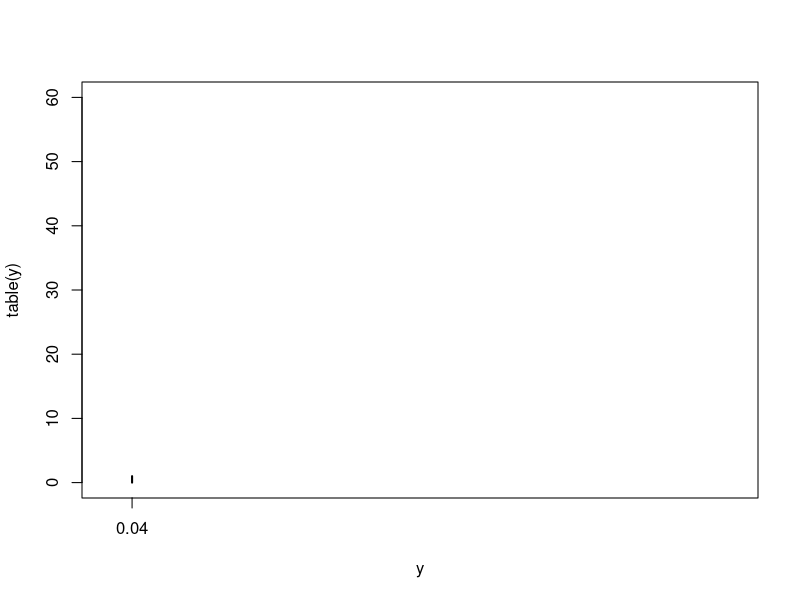
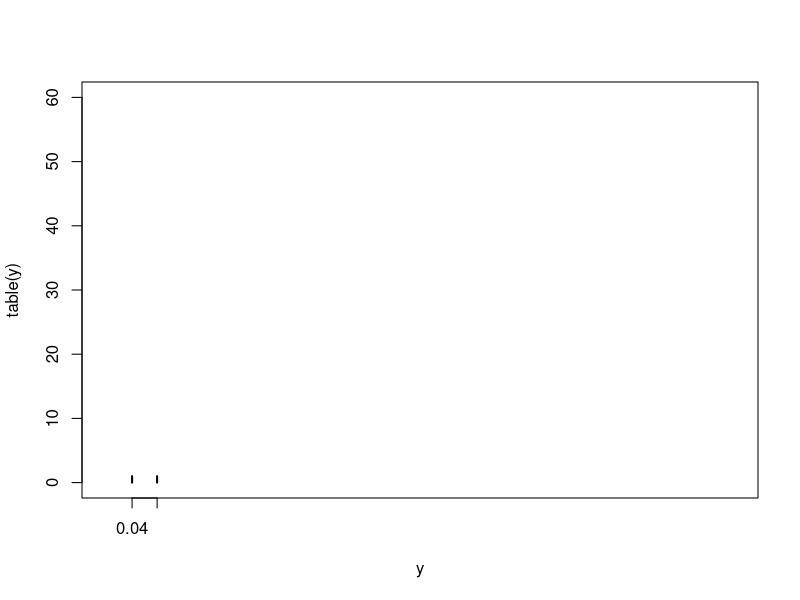
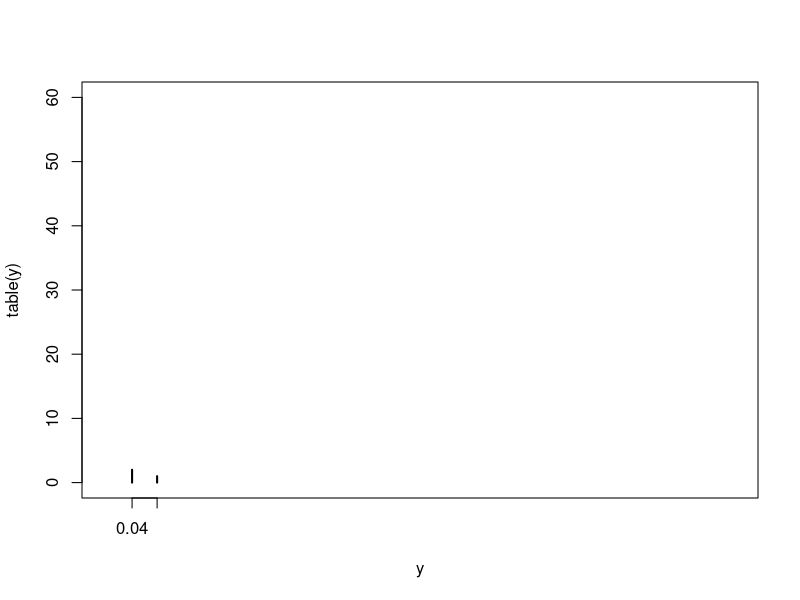
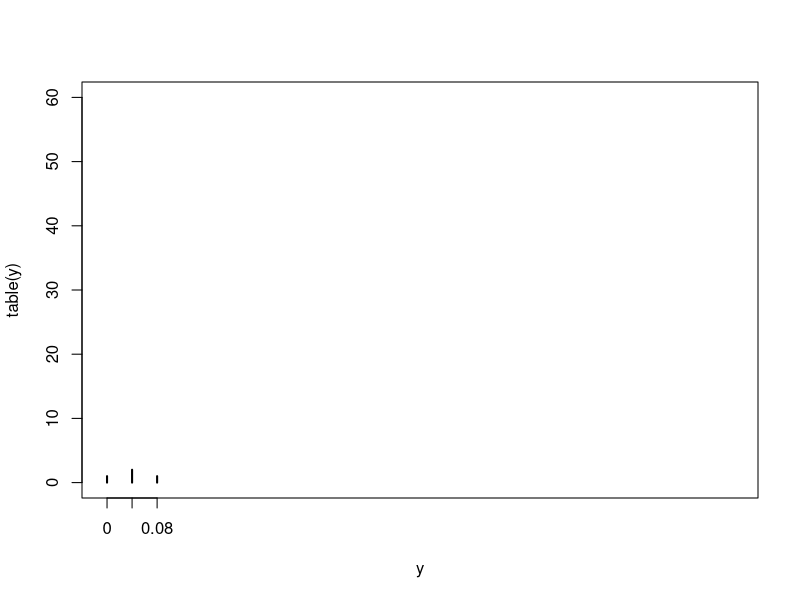
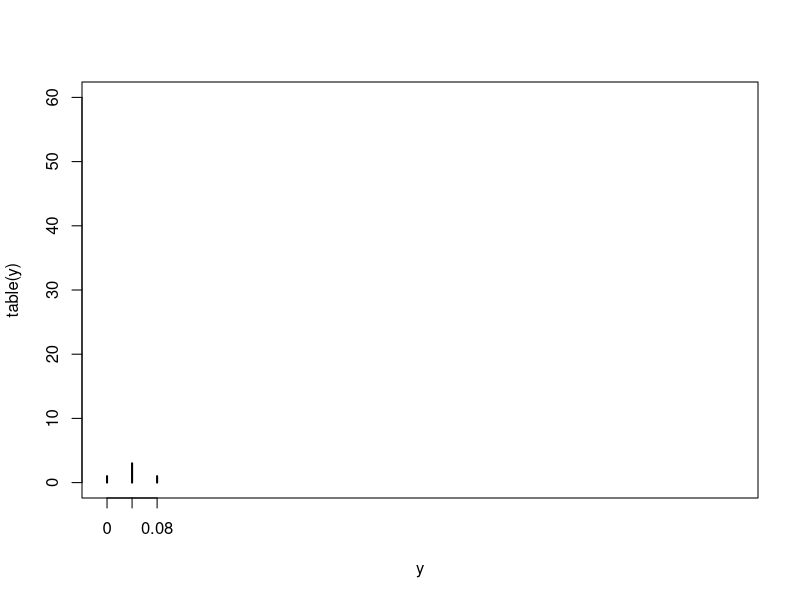
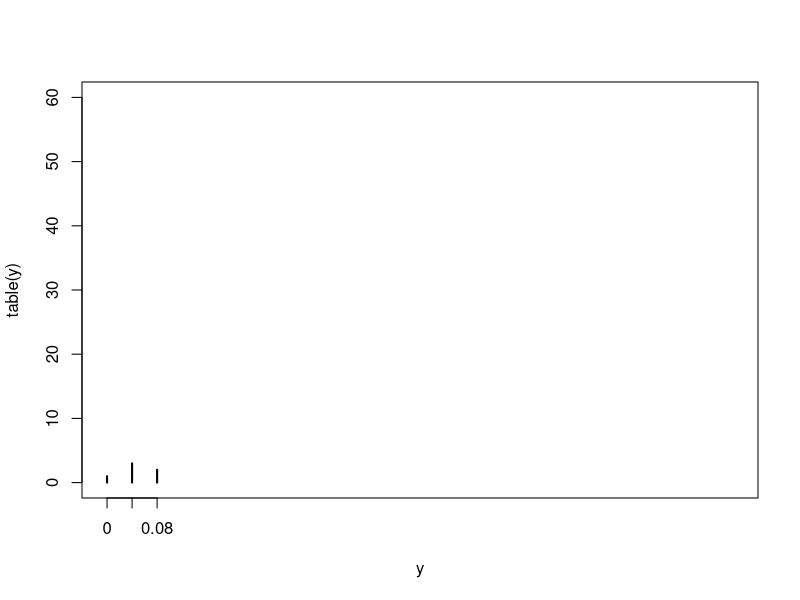
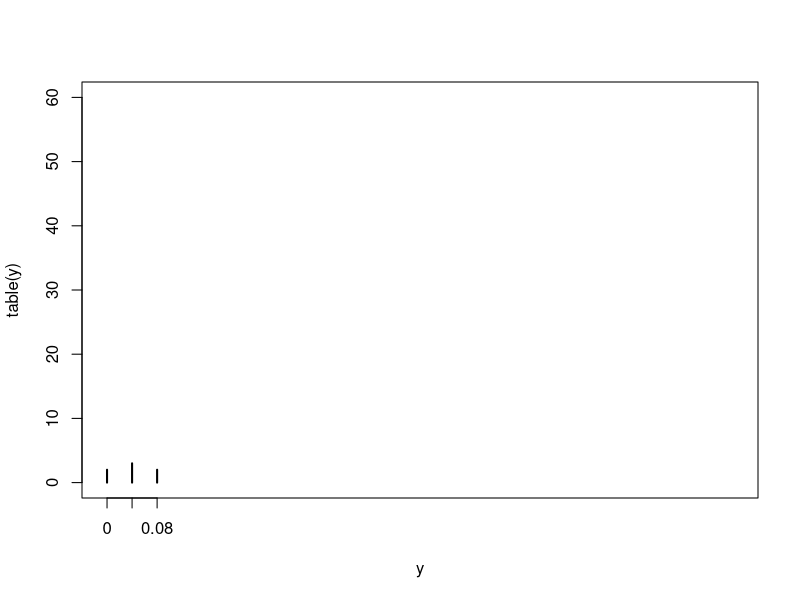
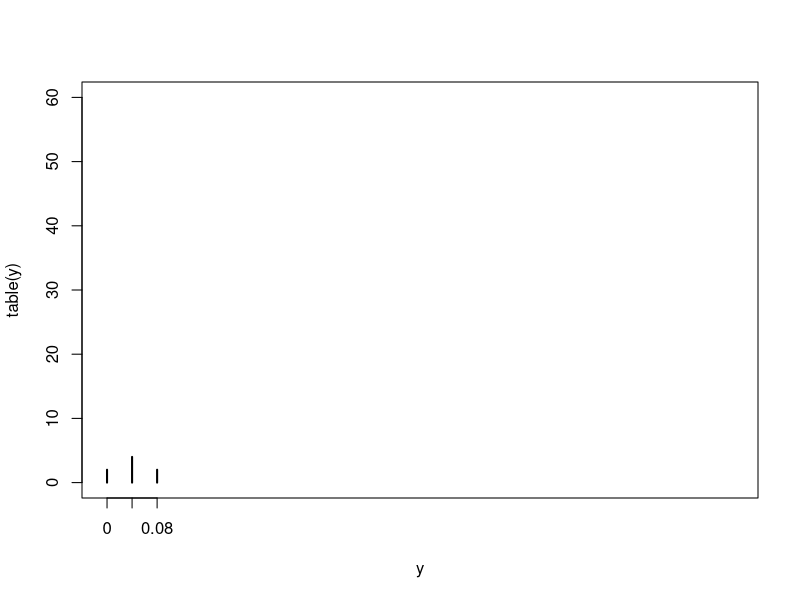

These figures' R source, in order:
################### slide 12
age <- c(10, 12, 25, 50, 55, 80)
attributes(age)
attributes(age) <- list(collectDate = "20200101", Collectedby = "Tom Hanks")
attributes(age) 
class(age)

x <- data.frame(a = 1:3, pi = pi) # data frame with dimnames
attributes(x)

rownames(x) <- paste("row", 1:3, sep = ".")
attributes(x)
x$pi

x <- list(a = 1:3, pi = pi)
x$pi
################### slide 13
res <- binom.test(x = 2, n = 25, conf.level = .95)
res
## Exact Confidence Intervals
res$conf.int


cat( "From", res$parameter, "tosses, we estimated that the probability of tossing heads is",
     res$estimate,"(95% CI",round(res$conf.int[1], 3),"-", round(res$conf.int[2], 3),").",  
     "The confidence interval gives information on a range for the probability of tossing 
heads that may be useful in hypothesis testing situations. For example, a test of 
H0: pi = 0.5 vs. Ha : pi!= 0.5 would reject H0 because 0.5 is not within this range.
If the test was instead H0 : pi = 0.1 vs. Ha : pi != 0.1, there is no evidence to reject
the null hypothesis. Other ways to perform these tests with a test statistic and a p-value will be discussed in your other classes. (Bilder and Loughin, Analysis of Categorical Data with R, page 11)"
)
p <- res$estimate
y <- c()
for (i in 1:200){
  x <- mean(rbinom(n = 25, size = 1, prob = p))
  y <- c(y,x)
  Sys.sleep(0.1)
  plot(table(y), type = "h", xlim = c(0,1), ylim = c(0,60))
  cat("\r","finish experiment",i)
}
abline(v = res$conf.int[1], col= "blue3")
abline(v = res$conf.int[2], col= "blue3")
text(mean(res$conf.int),55,"95% CI", col= "blue3")

